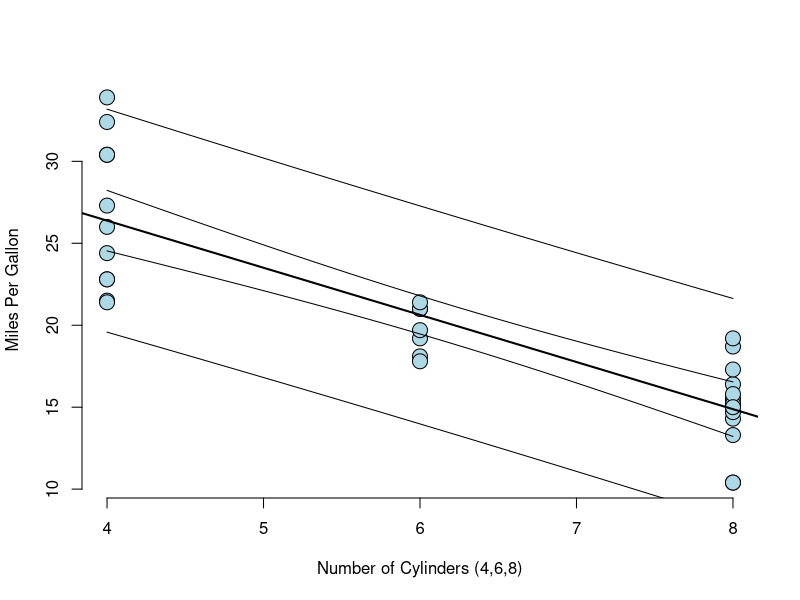
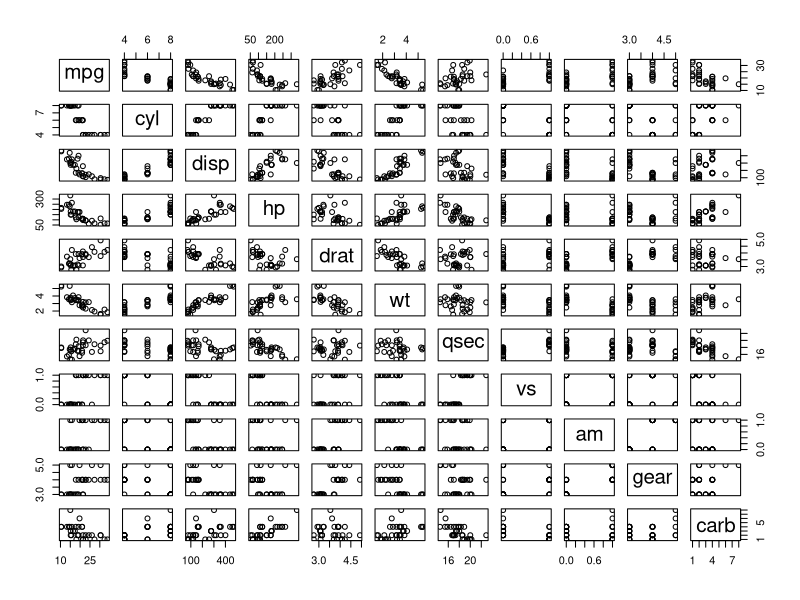

The R source for these figures, in order: (Note: this script raises an error after producing the figures.)
## ---- chunk 1
#install.packages("MASS",repos='http://cran.us.r-project.org')
library(MASS)
#install.packages("datasets",repos='http://cran.us.r-project.org')
library(datasets)
install.packages("leaps",repos='http://cran.us.r-project.org')
library(leaps)
#install.packages("car",repos='http://cran.us.r-project.org')
library(car)
install.packages("scatterplot3d",repos='http://cran.us.r-project.org')
library(scatterplot3d)
data(mtcars)
m<-mtcars
## ---- chunk 2
x<-m$cyl
y<-m$mpg
n<-length(y)
fit<-lm(y~x);
sumCoef<-summary(fit)$coefficients
intercept<-sumCoef[1,1]+c(-1,1)*qt(.975,df=fit$df)*sumCoef[1,2]
slope<-sumCoef[2,1]+c(-1,1)*qt(.975,df=fit$df)*sumCoef[2,2]
xVals<-seq(min(x),max(x),by=.01)
yVals<-sumCoef[1,1]+sumCoef[2,1]*xVals
newdata<-data.frame(x=xVals)
p1<-predict(fit,newdata,interval=("confidence"))
p2<-predict(fit,newdata,interval=("prediction"))
plot(x,y,frame=FALSE,xlab="Number of Cylinders (4,6,8)",ylab="Miles Per Gallon",pch=21,col="black",bg="lightblue",cex=2)
abline(fit,lwd=2)
lines(xVals,p1[,2]);lines(xVals,p1[,3])
lines(xVals,p2[,2]);lines(xVals,p2[,3])
ConfidenceInterval<-sumCoef[2,1]+c(-1,1)*qt(.975,df=fit$df)*sumCoef[2,2]
ConfidenceInterval2cyls<-ConfidenceInterval*2
## ---- chunk 3
summary(fit)$coefficients
## ---- chunk 4
ConfidenceInterval2cyls
## ---- chunk 5
pairs(m)
print("#")
## ---- chunk 6
fit_cwc<-lm(mpg~cyl+wt+carb,m)
summary(fit_cwc)
fit_cw<-lm(mpg~cyl+wt,m)
summary(fit_cw)
print("#")
print("#")
print("#")
## ---- chunk 7
qqPlot(fit_cw, main="QQ Plot")
## ---- chunk 8
vif(fit_cw) # variance inflation factors, square root not greater than 2 

## ---- chunk 9
ceresPlots(fit_cw)
